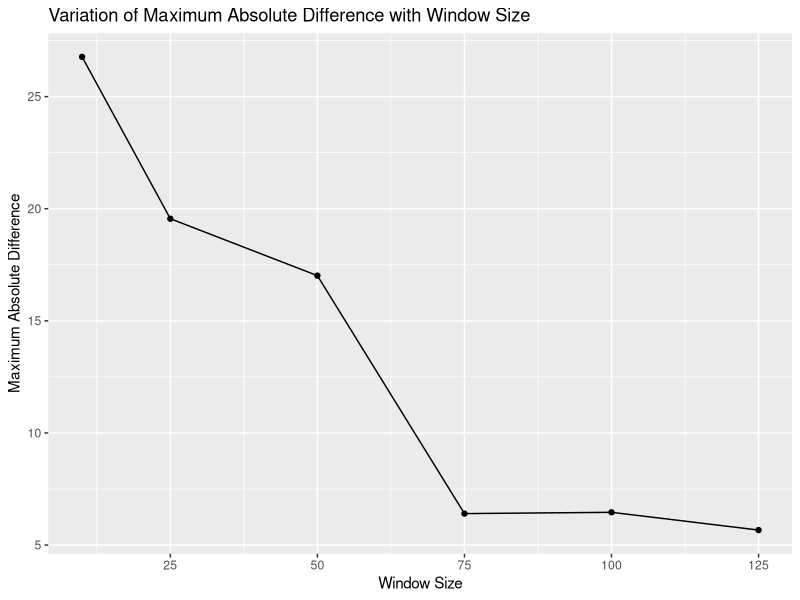

Source code (R): (Note: this script raises an error after producing the figure.)
## ---- chunk 1
# Data frame with the airquality data
df.a <- airquality

# Number of missing values in Ozone variable
Ozone.Miss <- sum(is.na(df.a$Ozone))
print(Ozone.Miss)

# Mean imputation of Ozone variable
df.a$Ozone[is.na(df.a$Ozone)] <- mean(df.a$Ozone, na.rm = TRUE)

# Number of missing values in Ozone variable after mean imputation
Ozone.Miss <- sum(is.na(df.a$Ozone))
print(Ozone.Miss)
## ---- chunk 2
require(ggplot2)

impute.to.window.mean <- function(x, windowsize){
  ## Function that imputes the mean of a vector considering a windowsize.
  ## A missing value will be imputed with the mean of the values in the
  ## positions (i - windowsize) and (i + windowsize).
  ## Inputs: vector to be imputed and size of window
  ## Outputs: imputed vector
  if(windowsize > length(x)){
    warning("Window size is longer than vector, vector length will be used window size")
    impute.val <- mean(x, na.rm = TRUE)
    x[is.na(x)] <- impute.val
    return(x)
  }
  else if(windowsize < 0){
    stop("Window size is negative!")
  }
  else{
    # position of missing values
    Miss.pos <- which(is.na(x))
    new.x <- x
    for(i in Miss.pos){
      # calculation of begining of the window of values used for
      # imputation
      first <- max(i - windowsize, 1)
      # calculation of end of the window of values used for
      # imputation
      last <- min(i + windowsize, length(x))
      # mean calculation
      impute.val <- mean(x[first:last], na.rm = TRUE)
      # imputation of missing value
      new.x[i] <- impute.val
    }
    return(new.x)
  }
}
## ---- chunk 3
df.c <- airquality$Ozone

n <- length(df.c)

windows.size <- c(10, 25, 50, 75, 100, 125)

Results.Q1 <- data.frame(n10 = numeric(n),
                         n25 = numeric(n),
                         n50 = numeric(n),
                         n75 = numeric(n),
                         n100 = numeric(n),
                         n125 = numeric(n))

for (i in 1:length(windows.size)) {
  Results.Q1[,i] <- impute.to.window.mean(x = df.c,
                                          windowsize = windows.size[i])
}

Abs.Diff <- round(abs(Results.Q1 - df.a$Ozone), 3)

colnames(Abs.Diff) <- c()

Max.Abs.Diff <- data.frame(Max.Abs.Diff = sapply(Abs.Diff, max), Window.Size = windows.size)

print(Max.Abs.Diff)

ggplot(data = Max.Abs.Diff, aes(x = Window.Size, y = Max.Abs.Diff)) +
  geom_point() +
  geom_line() +
  labs(x = "Window Size", y = "Maximum Absolute Difference",
       title = "Variation of Maximum Absolute Difference with Window Size")

## ---- chunk 4
min.window <- 0

df.d <- airquality

df.d$Ozone <- airquality$Ozone
df.d$Solar.R <- airquality$Solar.R

for(i in 1:length(df.d$Ozone)){
  Ozone.chkr <- sum(is.nan(impute.to.window.mean(df.d$Ozone, i)))
  Solar.R.chkr <- sum(is.nan(impute.to.window.mean(df.d$Solar.R, i)))
  if(Ozone.chkr == 0 & Solar.R.chkr == 0){
    min.window <- i
    break
  }
}

print("Smallest window that allows imputation of all missing values: ")
print(min.window)
## ---- chunk 5
longe.egfr.1 <- read.csv(file = "longegfr1.csv", header = TRUE)

# changing of variable name in longegfr1 to match that of longegfr2
colnames(longe.egfr.1)[1] <- "ID"

longe.egfr.2 <- read.csv(file = "longegfr2.csv", header = TRUE)

longe.egfr <- merge(x = longe.egfr.1, y = longe.egfr.2, by = c("ID", "fu.years"),
                    all.x = TRUE)

longe.egfr$ID <- as.numeric(longe.egfr$ID)

longe.egfr <- longe.egfr[order(longe.egfr$ID, longe.egfr$fu.years),]

sort.chkr <- function(x = longe.egfr){
  if (is.unsorted(x$ID)) {
    stop("ID is not sorted!")
  }
  for(i in unique(x$ID)){
    if(is.unsorted(x$fu.years[x$ID == i])){
      stop("Follow up time is not sorted!")
    }
  }
  return("Data frame is ordered accordingly!")
}

print(sort.chkr())

## ---- chunk 6
require(dplyr)

eGFR.averages <- longe.egfr %>% as_tibble() %>% group_by(ID) %>%
  summarise(mean = mean(egfr))

eGFR.averages$interval <- cut(eGFR.averages$mean,
                              breaks = c(0, 15, 30, 60, 90, Inf))

print("Patients according to average eGFR: ")
print(table(eGFR.averages$interval))

print("Number of missing averages: ")
print(length(unique(longe.egfr$ID)) - length(eGFR.averages$mean))
## ---- chunk 7
egfr.mdrd4 <- function(scr, age, sex, ethnic){
  x <- numeric(length(scr))
  for(i in 1:length(scr)){
    mdrd4 <- 175*scr[i]^(-1.154)*age[i]^(-0.203)
    if(sex[i] == "Female"){
      mdrd4 <- mdrd4*0.742
    }
    if(ethnic[i] == "Black"){
      mdrd4 <- mdrd4*1.212
    }
    x[i] <- mdrd4
  }
  return(x)
}

egfr.ckdepi <- function(scr, age, sex, ethnic){
  x <- numeric(length(scr))
  for(i in 1:length(scr)){
    if(sex[i] == "Female"){
      Kappa <- 0.7
      alpha <- -0.329
      adic.factor <- 1.018
    } else{
      Kappa <- 0.9
      alpha <- -0.411
      adic.factor <- 1
    }
    ckdepi <- 141*min(scr[i]/Kappa,1)^alpha*max(scr[i]/Kappa,1)^(-1.209)
    ckdepi <- ckdepi*0.993^(age[i])*adic.factor
    if(ethnic[i] == "Black"){
      ckdepi <- ckdepi*1.159
    }
    x[i] <- ckdepi
  }
  return(x)
}
## ---- chunk 8
scr.data <- read.csv(file = "scr.csv", header = TRUE)

data.mdrd4 <- egfr.mdrd4(scr = scr.data$scr,
                         age = scr.data$age,
                         sex = scr.data$sex,
                         ethnic = scr.data$ethnic)
